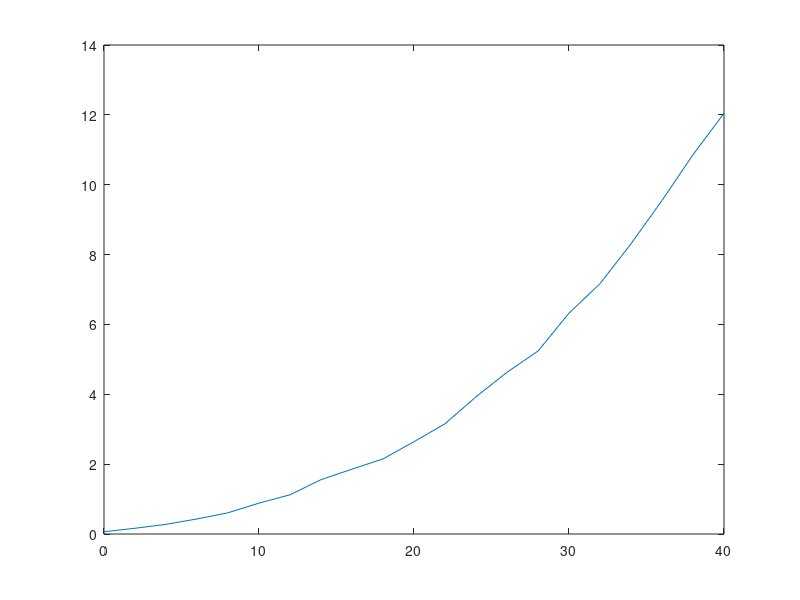

MATLAB code for this plot:
%III. Numerical Solutions
%Question 4.
close all;
clear all;

nt = 4;
nr = 4; 
K = 4; 
Pi = 10^(5/10);
P = 10.^([0:2:40]/10);
P_db = 0:2:40;


ergodic_capacity = zeros(1,length(P));
average_capacity = zeros(1,length(P));

for i = 1:length(P)
    for j = 1:10000

        H = randn(nr,nt) + 1*j*randn(nr,nt);
        A = H*(H');

        Hi = randn(nr,K*nt) + 1*j*randn(nr,K*nt);
        B = Hi*(Hi');

        C = log(det(eye(nr)+(P(i)/(Pi/K))*A*(inv(B))));
        ergodic_capacity(i) = C;
    end
    average_ergodic(i) = mean(ergodic_capacity);
end

plot(P_db,average_ergodic);